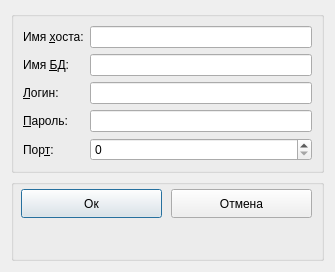
<?xml version="1.0" encoding="UTF-8"?>
<ui version="4.0">
 <class>DBConnectDialog</class>
 <widget class="QDialog" name="DBConnectDialog">
  <property name="geometry">
   <rect>
    <x>0</x>
    <y>0</y>
    <width>335</width>
    <height>272</height>
   </rect>
  </property>
  <property name="windowTitle">
   <string>DB connect info</string>
  </property>
  <property name="modal">
   <bool>false</bool>
  </property>
  <layout class="QVBoxLayout" name="verticalLayout">
   <item>
    <widget class="QGroupBox" name="groupBox_2">
     <property name="title">
      <string/>
     </property>
     <layout class="QFormLayout" name="formLayout">
      <item row="0" column="0">
       <widget class="QLabel" name="lHostName">
        <property name="text">
         <string>Имя &amp;хоста:</string>
        </property>
        <property name="buddy">
         <cstring>leHostName</cstring>
        </property>
       </widget>
      </item>
      <item row="0" column="1">
       <widget class="QLineEdit" name="leHostName"/>
      </item>
      <item row="1" column="0">
       <widget class="QLabel" name="lDBName">
        <property name="text">
         <string>Имя &amp;БД:</string>
        </property>
        <property name="buddy">
         <cstring>leDBName</cstring>
        </property>
       </widget>
      </item>
      <item row="1" column="1">
       <widget class="QLineEdit" name="leDBName"/>
      </item>
      <item row="2" column="0">
       <widget class="QLabel" name="lLogin">
        <property name="text">
         <string>&amp;Логин:</string>
        </property>
        <property name="buddy">
         <cstring>leLogin</cstring>
        </property>
       </widget>
      </item>
      <item row="2" column="1">
       <widget class="QLineEdit" name="leLogin"/>
      </item>
      <item row="3" column="0">
       <widget class="QLabel" name="lPassword">
        <property name="text">
         <string>&amp;Пароль:</string>
        </property>
        <property name="buddy">
         <cstring>lePassword</cstring>
        </property>
       </widget>
      </item>
      <item row="3" column="1">
       <widget class="QLineEdit" name="lePassword"/>
      </item>
      <item row="4" column="0">
       <widget class="QLabel" name="lPort">
        <property name="text">
         <string>Пор&amp;т:</string>
        </property>
        <property name="buddy">
         <cstring>spinBox</cstring>
        </property>
       </widget>
      </item>
      <item row="4" column="1">
       <widget class="QSpinBox" name="spinBox"/>
      </item>
     </layout>
    </widget>
   </item>
   <item>
    <widget class="QGroupBox" name="groupBox">
     <property name="layoutDirection">
      <enum>Qt::LeftToRight</enum>
     </property>
     <property name="title">
      <string/>
     </property>
     <property name="alignment">
      <set>Qt::AlignRight|Qt::AlignTop|Qt::AlignTrailing</set>
     </property>
     <widget class="QPushButton" name="pushButton">
      <property name="geometry">
       <rect>
        <x>10</x>
        <y>10</y>
        <width>141</width>
        <height>29</height>
       </rect>
      </property>
      <property name="text">
       <string>Ок</string>
      </property>
     </widget>
     <widget class="QPushButton" name="pushButton_2">
      <property name="geometry">
       <rect>
        <x>160</x>
        <y>10</y>
        <width>141</width>
        <height>29</height>
       </rect>
      </property>
      <property name="text">
       <string>Отмена</string>
      </property>
     </widget>
    </widget>
   </item>
  </layout>
 </widget>
 <resources/>
 <connections/>
</ui>
